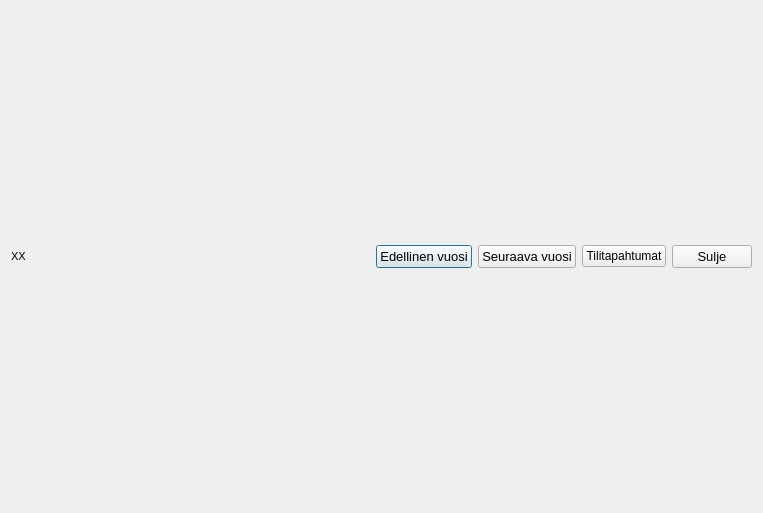
<?xml version="1.0" encoding="UTF-8"?>
<ui version="4.0">
 <class>graphical_transaction_view</class>
 <widget class="QDialog" name="graphical_transaction_view">
  <property name="geometry">
   <rect>
    <x>0</x>
    <y>0</y>
    <width>763</width>
    <height>513</height>
   </rect>
  </property>
  <property name="windowTitle">
   <string>Dialog</string>
  </property>
  <layout class="QVBoxLayout" name="verticalLayout">
   <item>
    <layout class="QHBoxLayout" name="horizontalLayout">
     <item>
      <widget class="QLabel" name="timer_label">
       <property name="font">
        <font>
         <pointsize>8</pointsize>
        </font>
       </property>
       <property name="text">
        <string>XX</string>
       </property>
      </widget>
     </item>
     <item>
      <spacer name="horizontalSpacer">
       <property name="font">
        <font>
         <pointsize>10</pointsize>
        </font>
       </property>
       <property name="orientation">
        <enum>Qt::Horizontal</enum>
       </property>
       <property name="sizeHint" stdset="0">
        <size>
         <width>40</width>
         <height>20</height>
        </size>
       </property>
      </spacer>
     </item>
     <item>
      <widget class="QPushButton" name="previous_year_btn">
       <property name="font">
        <font>
         <pointsize>10</pointsize>
        </font>
       </property>
       <property name="text">
        <string>Edellinen vuosi</string>
       </property>
      </widget>
     </item>
     <item>
      <widget class="QPushButton" name="next_year_btn">
       <property name="font">
        <font>
         <pointsize>10</pointsize>
        </font>
       </property>
       <property name="text">
        <string>Seuraava vuosi</string>
       </property>
      </widget>
     </item>
     <item>
      <widget class="QPushButton" name="transactions_btn">
       <property name="text">
        <string>Tilitapahtumat</string>
       </property>
      </widget>
     </item>
     <item>
      <widget class="QPushButton" name="close_btn">
       <property name="font">
        <font>
         <pointsize>10</pointsize>
        </font>
       </property>
       <property name="text">
        <string>Sulje</string>
       </property>
      </widget>
     </item>
    </layout>
   </item>
  </layout>
 </widget>
 <resources/>
 <connections/>
</ui>
